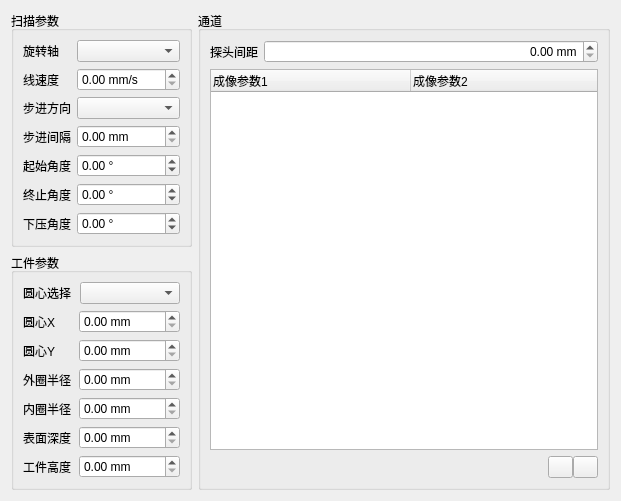
<?xml version="1.0" encoding="UTF-8"?>
<ui version="4.0">
 <class>ScanPathRingEdit</class>
 <widget class="QWidget" name="ScanPathRingEdit">
  <property name="geometry">
   <rect>
    <x>0</x>
    <y>0</y>
    <width>621</width>
    <height>442</height>
   </rect>
  </property>
  <layout class="QGridLayout" name="gridLayout_6">
   <item row="0" column="0">
    <widget class="QGroupBox" name="groupScanParameter">
     <property name="sizePolicy">
      <sizepolicy hsizetype="Preferred" vsizetype="Preferred">
       <horstretch>0</horstretch>
       <verstretch>0</verstretch>
      </sizepolicy>
     </property>
     <property name="minimumSize">
      <size>
       <width>0</width>
       <height>0</height>
      </size>
     </property>
     <property name="title">
      <string>扫描参数</string>
     </property>
     <layout class="QFormLayout" name="formLayout">
      <item row="0" column="0">
       <widget class="QLabel" name="scanAxisTitle">
        <property name="text">
         <string>旋转轴</string>
        </property>
       </widget>
      </item>
      <item row="0" column="1">
       <widget class="QComboBox" name="scanAxis">
        <property name="minimumSize">
         <size>
          <width>100</width>
          <height>0</height>
         </size>
        </property>
       </widget>
      </item>
      <item row="1" column="0">
       <widget class="QLabel" name="linearTitle">
        <property name="text">
         <string>线速度</string>
        </property>
       </widget>
      </item>
      <item row="1" column="1">
       <widget class="QDoubleSpinBox" name="linearSpeed">
        <property name="minimumSize">
         <size>
          <width>100</width>
          <height>0</height>
         </size>
        </property>
        <property name="suffix">
         <string> mm/s</string>
        </property>
        <property name="maximum">
         <double>9999.000000000000000</double>
        </property>
        <property name="singleStep">
         <double>1.000000000000000</double>
        </property>
       </widget>
      </item>
      <item row="2" column="0">
       <widget class="QLabel" name="directionTitle">
        <property name="text">
         <string>步进方向</string>
        </property>
       </widget>
      </item>
      <item row="2" column="1">
       <widget class="QComboBox" name="direction">
        <property name="minimumSize">
         <size>
          <width>100</width>
          <height>0</height>
         </size>
        </property>
       </widget>
      </item>
      <item row="3" column="0">
       <widget class="QLabel" name="stepIntervalTitle">
        <property name="text">
         <string>步进间隔</string>
        </property>
       </widget>
      </item>
      <item row="3" column="1">
       <widget class="QDoubleSpinBox" name="stepInterval">
        <property name="minimumSize">
         <size>
          <width>100</width>
          <height>0</height>
         </size>
        </property>
        <property name="suffix">
         <string> mm</string>
        </property>
        <property name="maximum">
         <double>99.000000000000000</double>
        </property>
        <property name="singleStep">
         <double>0.010000000000000</double>
        </property>
       </widget>
      </item>
      <item row="4" column="0">
       <widget class="QLabel" name="angleStartTitle">
        <property name="text">
         <string>起始角度</string>
        </property>
       </widget>
      </item>
      <item row="4" column="1">
       <widget class="QDoubleSpinBox" name="angleStart">
        <property name="minimumSize">
         <size>
          <width>100</width>
          <height>0</height>
         </size>
        </property>
        <property name="suffix">
         <string> °</string>
        </property>
        <property name="minimum">
         <double>-360.000000000000000</double>
        </property>
        <property name="maximum">
         <double>360.000000000000000</double>
        </property>
        <property name="singleStep">
         <double>0.010000000000000</double>
        </property>
       </widget>
      </item>
      <item row="5" column="0">
       <widget class="QLabel" name="angleEndTitle">
        <property name="text">
         <string>终止角度</string>
        </property>
       </widget>
      </item>
      <item row="5" column="1">
       <widget class="QDoubleSpinBox" name="angleEnd">
        <property name="minimumSize">
         <size>
          <width>100</width>
          <height>0</height>
         </size>
        </property>
        <property name="suffix">
         <string> °</string>
        </property>
        <property name="minimum">
         <double>-360.000000000000000</double>
        </property>
        <property name="maximum">
         <double>360.000000000000000</double>
        </property>
        <property name="singleStep">
         <double>0.010000000000000</double>
        </property>
       </widget>
      </item>
      <item row="6" column="0">
       <widget class="QLabel" name="pressingAngleTitle">
        <property name="text">
         <string>下压角度</string>
        </property>
       </widget>
      </item>
      <item row="6" column="1">
       <widget class="QDoubleSpinBox" name="pressingAngle">
        <property name="minimumSize">
         <size>
          <width>100</width>
          <height>0</height>
         </size>
        </property>
        <property name="suffix">
         <string> °</string>
        </property>
        <property name="minimum">
         <double>-360.000000000000000</double>
        </property>
        <property name="maximum">
         <double>360.000000000000000</double>
        </property>
        <property name="singleStep">
         <double>0.010000000000000</double>
        </property>
       </widget>
      </item>
     </layout>
     <zorder>scanAxisTitle</zorder>
     <zorder>scanAxis</zorder>
     <zorder>linearTitle</zorder>
     <zorder>linearSpeed</zorder>
     <zorder>directionTitle</zorder>
     <zorder>direction</zorder>
     <zorder>stepIntervalTitle</zorder>
     <zorder>stepInterval</zorder>
     <zorder>angleStartTitle</zorder>
     <zorder>angleStart</zorder>
     <zorder>angleEndTitle</zorder>
     <zorder>angleEnd</zorder>
     <zorder>pressingAngle</zorder>
     <zorder>pressingAngleTitle</zorder>
    </widget>
   </item>
   <item row="0" column="1" rowspan="2">
    <widget class="QGroupBox" name="groupChannel">
     <property name="sizePolicy">
      <sizepolicy hsizetype="Expanding" vsizetype="Expanding">
       <horstretch>0</horstretch>
       <verstretch>0</verstretch>
      </sizepolicy>
     </property>
     <property name="maximumSize">
      <size>
       <width>16777215</width>
       <height>16777215</height>
      </size>
     </property>
     <property name="title">
      <string>通道</string>
     </property>
     <layout class="QGridLayout" name="gridLayout_2">
      <item row="0" column="0">
       <widget class="QLabel" name="probeIntervalTitle">
        <property name="sizePolicy">
         <sizepolicy hsizetype="Maximum" vsizetype="Preferred">
          <horstretch>0</horstretch>
          <verstretch>0</verstretch>
         </sizepolicy>
        </property>
        <property name="text">
         <string>探头间距</string>
        </property>
       </widget>
      </item>
      <item row="0" column="1">
       <widget class="QDoubleSpinBox" name="probeInterval">
        <property name="alignment">
         <set>Qt::AlignRight|Qt::AlignTrailing|Qt::AlignVCenter</set>
        </property>
        <property name="keyboardTracking">
         <bool>false</bool>
        </property>
        <property name="suffix">
         <string> mm</string>
        </property>
        <property name="maximum">
         <double>99990000.000000000000000</double>
        </property>
       </widget>
      </item>
      <item row="1" column="0" colspan="2">
       <widget class="QTreeWidget" name="channels">
        <attribute name="headerDefaultSectionSize">
         <number>200</number>
        </attribute>
        <column>
         <property name="text">
          <string>成像参数1</string>
         </property>
        </column>
        <column>
         <property name="text">
          <string>成像参数2</string>
         </property>
        </column>
       </widget>
      </item>
      <item row="2" column="0" colspan="2">
       <layout class="QHBoxLayout" name="horizontalLayout">
        <property name="spacing">
         <number>0</number>
        </property>
        <item>
         <spacer name="horizontalSpacer">
          <property name="orientation">
           <enum>Qt::Horizontal</enum>
          </property>
          <property name="sizeHint" stdset="0">
           <size>
            <width>40</width>
            <height>20</height>
           </size>
          </property>
         </spacer>
        </item>
        <item>
         <widget class="QPushButton" name="addChannel_annulus">
          <property name="minimumSize">
           <size>
            <width>25</width>
            <height>0</height>
           </size>
          </property>
          <property name="maximumSize">
           <size>
            <width>25</width>
            <height>16777215</height>
           </size>
          </property>
          <property name="styleSheet">
           <string notr="true"/>
          </property>
          <property name="text">
           <string/>
          </property>
          <property name="icon">
           <iconset resource="../../../Resources/Resources.qrc">
            <normaloff>:/icons/plus.png</normaloff>:/icons/plus.png</iconset>
          </property>
         </widget>
        </item>
        <item>
         <widget class="QPushButton" name="removeChannel_annulus">
          <property name="minimumSize">
           <size>
            <width>25</width>
            <height>0</height>
           </size>
          </property>
          <property name="maximumSize">
           <size>
            <width>25</width>
            <height>16777215</height>
           </size>
          </property>
          <property name="styleSheet">
           <string notr="true"/>
          </property>
          <property name="text">
           <string/>
          </property>
          <property name="icon">
           <iconset resource="../../../Resources/Resources.qrc">
            <normaloff>:/icons/minus.png</normaloff>:/icons/minus.png</iconset>
          </property>
         </widget>
        </item>
       </layout>
      </item>
     </layout>
    </widget>
   </item>
   <item row="1" column="0">
    <widget class="QGroupBox" name="groupWorkParameter">
     <property name="title">
      <string>工件参数</string>
     </property>
     <layout class="QGridLayout" name="gridLayout_9">
      <item row="1" column="0">
       <widget class="QWidget" name="centerContainer" native="true">
        <layout class="QGridLayout" name="gridLayout_7">
         <property name="leftMargin">
          <number>0</number>
         </property>
         <property name="topMargin">
          <number>0</number>
         </property>
         <property name="rightMargin">
          <number>0</number>
         </property>
         <property name="bottomMargin">
          <number>0</number>
         </property>
         <item row="0" column="0">
          <widget class="QLabel" name="centerXTitle">
           <property name="minimumSize">
            <size>
             <width>48</width>
             <height>0</height>
            </size>
           </property>
           <property name="text">
            <string>圆心X</string>
           </property>
          </widget>
         </item>
         <item row="0" column="1">
          <widget class="QDoubleSpinBox" name="centerX">
           <property name="minimumSize">
            <size>
             <width>100</width>
             <height>0</height>
            </size>
           </property>
           <property name="suffix">
            <string> mm</string>
           </property>
           <property name="maximum">
            <double>99999.000000000000000</double>
           </property>
          </widget>
         </item>
         <item row="1" column="0">
          <widget class="QLabel" name="centerYTitle">
           <property name="minimumSize">
            <size>
             <width>48</width>
             <height>0</height>
            </size>
           </property>
           <property name="text">
            <string>圆心Y</string>
           </property>
          </widget>
         </item>
         <item row="1" column="1">
          <widget class="QDoubleSpinBox" name="centerY">
           <property name="minimumSize">
            <size>
             <width>100</width>
             <height>0</height>
            </size>
           </property>
           <property name="suffix">
            <string> mm</string>
           </property>
           <property name="maximum">
            <double>99999.000000000000000</double>
           </property>
          </widget>
         </item>
        </layout>
       </widget>
      </item>
      <item row="0" column="0">
       <widget class="QWidget" name="centerTypeContainer" native="true">
        <layout class="QGridLayout" name="gridLayout_8">
         <property name="leftMargin">
          <number>0</number>
         </property>
         <property name="topMargin">
          <number>0</number>
         </property>
         <property name="rightMargin">
          <number>0</number>
         </property>
         <property name="bottomMargin">
          <number>0</number>
         </property>
         <item row="0" column="0">
          <widget class="QLabel" name="centerTypeTitle">
           <property name="text">
            <string>圆心选择</string>
           </property>
          </widget>
         </item>
         <item row="0" column="1">
          <widget class="QComboBox" name="centerType">
           <property name="sizePolicy">
            <sizepolicy hsizetype="Preferred" vsizetype="Fixed">
             <horstretch>0</horstretch>
             <verstretch>0</verstretch>
            </sizepolicy>
           </property>
           <property name="minimumSize">
            <size>
             <width>100</width>
             <height>0</height>
            </size>
           </property>
          </widget>
         </item>
        </layout>
       </widget>
      </item>
      <item row="2" column="0">
       <widget class="QWidget" name="radiusContainer" native="true">
        <layout class="QGridLayout" name="gridLayout_5">
         <property name="leftMargin">
          <number>0</number>
         </property>
         <property name="topMargin">
          <number>0</number>
         </property>
         <property name="rightMargin">
          <number>0</number>
         </property>
         <property name="bottomMargin">
          <number>0</number>
         </property>
         <property name="spacing">
          <number>6</number>
         </property>
         <item row="0" column="0">
          <widget class="QLabel" name="radiusTitle">
           <property name="text">
            <string>外圈半径</string>
           </property>
          </widget>
         </item>
         <item row="0" column="1">
          <widget class="QDoubleSpinBox" name="radius">
           <property name="minimumSize">
            <size>
             <width>100</width>
             <height>0</height>
            </size>
           </property>
           <property name="suffix">
            <string> mm</string>
           </property>
           <property name="maximum">
            <double>99999.000000000000000</double>
           </property>
          </widget>
         </item>
        </layout>
       </widget>
      </item>
      <item row="4" column="0">
       <widget class="QWidget" name="depthContainer" native="true">
        <layout class="QGridLayout" name="gridLayout_3">
         <property name="leftMargin">
          <number>0</number>
         </property>
         <property name="topMargin">
          <number>0</number>
         </property>
         <property name="rightMargin">
          <number>0</number>
         </property>
         <property name="bottomMargin">
          <number>0</number>
         </property>
         <property name="spacing">
          <number>6</number>
         </property>
         <item row="0" column="0">
          <widget class="QLabel" name="depthTitle">
           <property name="text">
            <string>表面深度</string>
           </property>
          </widget>
         </item>
         <item row="0" column="1">
          <widget class="QDoubleSpinBox" name="depth">
           <property name="minimumSize">
            <size>
             <width>100</width>
             <height>0</height>
            </size>
           </property>
           <property name="suffix">
            <string> mm</string>
           </property>
           <property name="maximum">
            <double>99999.000000000000000</double>
           </property>
          </widget>
         </item>
        </layout>
       </widget>
      </item>
      <item row="3" column="0">
       <widget class="QWidget" name="innerRadiusContainer" native="true">
        <layout class="QGridLayout" name="gridLayout_4">
         <property name="leftMargin">
          <number>0</number>
         </property>
         <property name="topMargin">
          <number>0</number>
         </property>
         <property name="rightMargin">
          <number>0</number>
         </property>
         <property name="bottomMargin">
          <number>0</number>
         </property>
         <property name="spacing">
          <number>6</number>
         </property>
         <item row="0" column="0">
          <widget class="QLabel" name="innerRadiusTitle">
           <property name="text">
            <string>内圈半径</string>
           </property>
          </widget>
         </item>
         <item row="0" column="1">
          <widget class="QDoubleSpinBox" name="innerRadius">
           <property name="minimumSize">
            <size>
             <width>100</width>
             <height>0</height>
            </size>
           </property>
           <property name="suffix">
            <string> mm</string>
           </property>
           <property name="maximum">
            <double>99999.000000000000000</double>
           </property>
          </widget>
         </item>
        </layout>
       </widget>
      </item>
      <item row="5" column="0">
       <widget class="QWidget" name="heightContainer" native="true">
        <layout class="QGridLayout" name="gridLayout">
         <property name="leftMargin">
          <number>0</number>
         </property>
         <property name="topMargin">
          <number>0</number>
         </property>
         <property name="rightMargin">
          <number>0</number>
         </property>
         <property name="bottomMargin">
          <number>0</number>
         </property>
         <property name="spacing">
          <number>6</number>
         </property>
         <item row="0" column="0">
          <widget class="QLabel" name="heightTitle">
           <property name="text">
            <string>工件高度</string>
           </property>
          </widget>
         </item>
         <item row="0" column="1">
          <widget class="QDoubleSpinBox" name="height">
           <property name="minimumSize">
            <size>
             <width>100</width>
             <height>0</height>
            </size>
           </property>
           <property name="suffix">
            <string> mm</string>
           </property>
           <property name="maximum">
            <double>99999.000000000000000</double>
           </property>
          </widget>
         </item>
        </layout>
       </widget>
      </item>
     </layout>
    </widget>
   </item>
  </layout>
 </widget>
 <tabstops>
  <tabstop>scanAxis</tabstop>
  <tabstop>linearSpeed</tabstop>
  <tabstop>direction</tabstop>
  <tabstop>stepInterval</tabstop>
  <tabstop>angleStart</tabstop>
  <tabstop>angleEnd</tabstop>
  <tabstop>centerType</tabstop>
  <tabstop>centerX</tabstop>
  <tabstop>centerY</tabstop>
  <tabstop>radius</tabstop>
  <tabstop>innerRadius</tabstop>
  <tabstop>depth</tabstop>
  <tabstop>height</tabstop>
  <tabstop>probeInterval</tabstop>
 </tabstops>
 <resources>
  <include location="../../../Resources/Resources.qrc"/>
 </resources>
 <connections/>
</ui>
